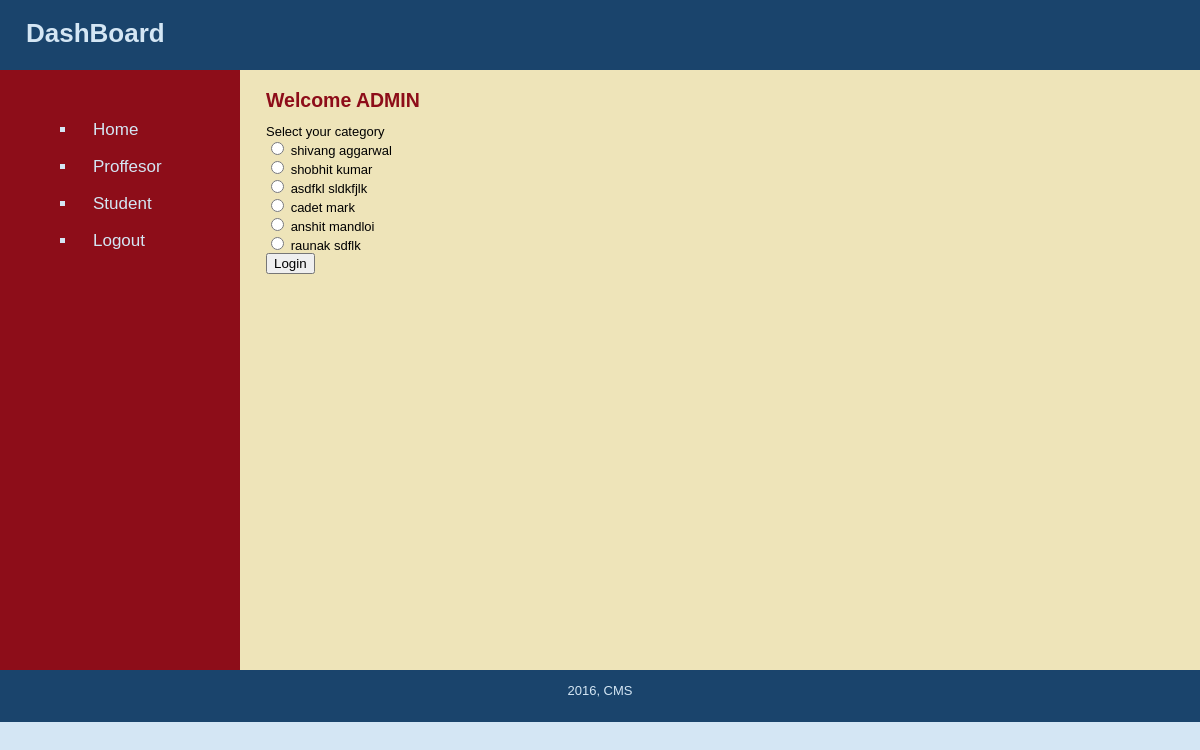
The page /admin_dashboard.php?student on the database its author committed.
### tables this page shows
CREATE TABLE IF NOT EXISTS `student` (
`Student_id` int(11) NOT NULL,
  `Firstname` varchar(255) DEFAULT NULL,
  `Lastname` varchar(255) DEFAULT NULL,
  `email_id` varchar(255) DEFAULT NULL,
  `username` varchar(20) DEFAULT NULL,
  `password` varchar(20) DEFAULT NULL,
  `DOB` date DEFAULT NULL
);

### show_student.php (the view)
<form action="set_variable.php?user_type=Student" method="post">
	<div class="form-group">
	    <label for="exampleusertype1">Select your category </label></br>
	    <?php
	    $sql = "SELECT * FROM student";
	    $result = mysql_query($sql,$conn);
	    while($row = mysql_fetch_array($result,MYSQL_ASSOC))
	    {
	    	?>
	    	<input type="radio" name="user_id" value=<?php echo $row['Student_id']; ?> > <?php echo $row['Firstname']." ".$row['Lastname'];?> <br>
	    	<?php
	    }
		?>
	</div>
	<button type="submit" class="btn btn-success" name="LOGIN">Login</button>
</form>

### stylesheets/public.css (style rules this page uses)
html { height: 100%; width: 100%; }
body { width: 100%; height: 100%; margin: 0px; padding: 0px; border: 0px; font-family: Verdana, Arial, Helvetica, sans-serif; background: #D4E6F4; font-size: 13px; line-height: 15px; }

### rows shown on the page
student: Firstname "shivang", Lastname "aggarwal"
student: Firstname "shobhit", Lastname "kumar"
student: Firstname "asdfkl", Lastname "sldkfjlk"
student: Firstname "cadet", Lastname "mark"
student: Firstname "anshit", Lastname "mandloi"
student: Firstname "raunak", Lastname "sdflk"
